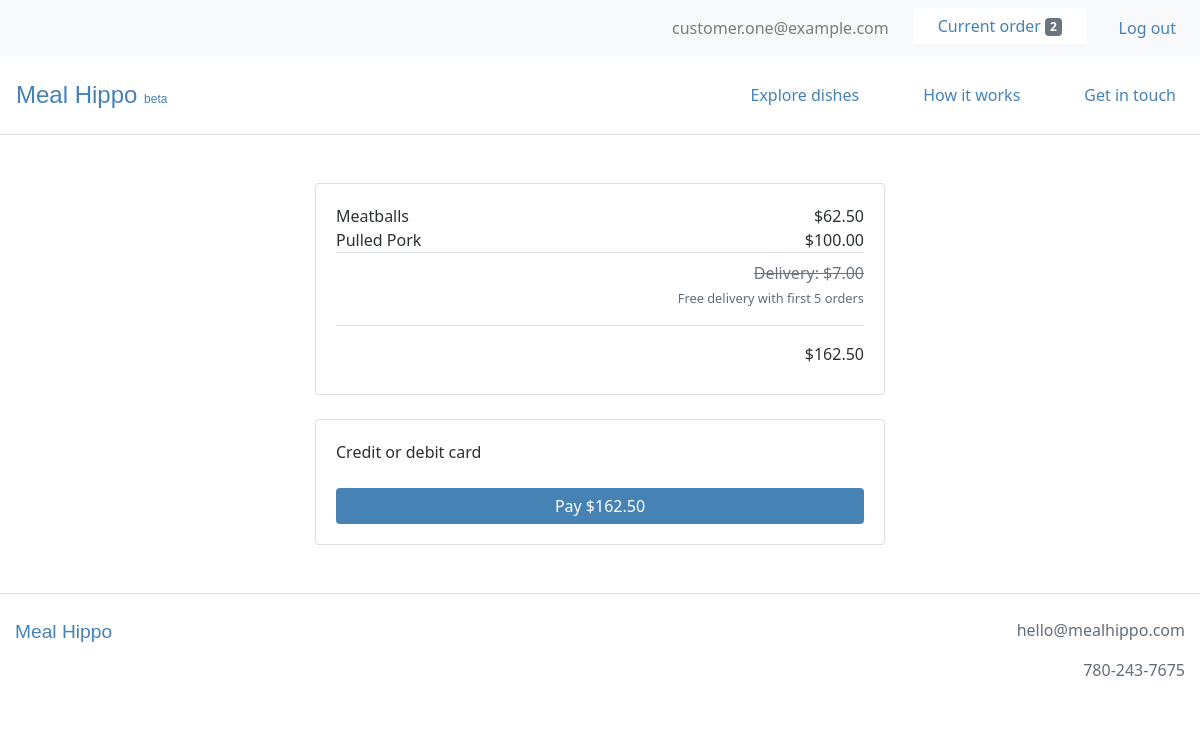
The app's page /order/payment (signed in), older data.
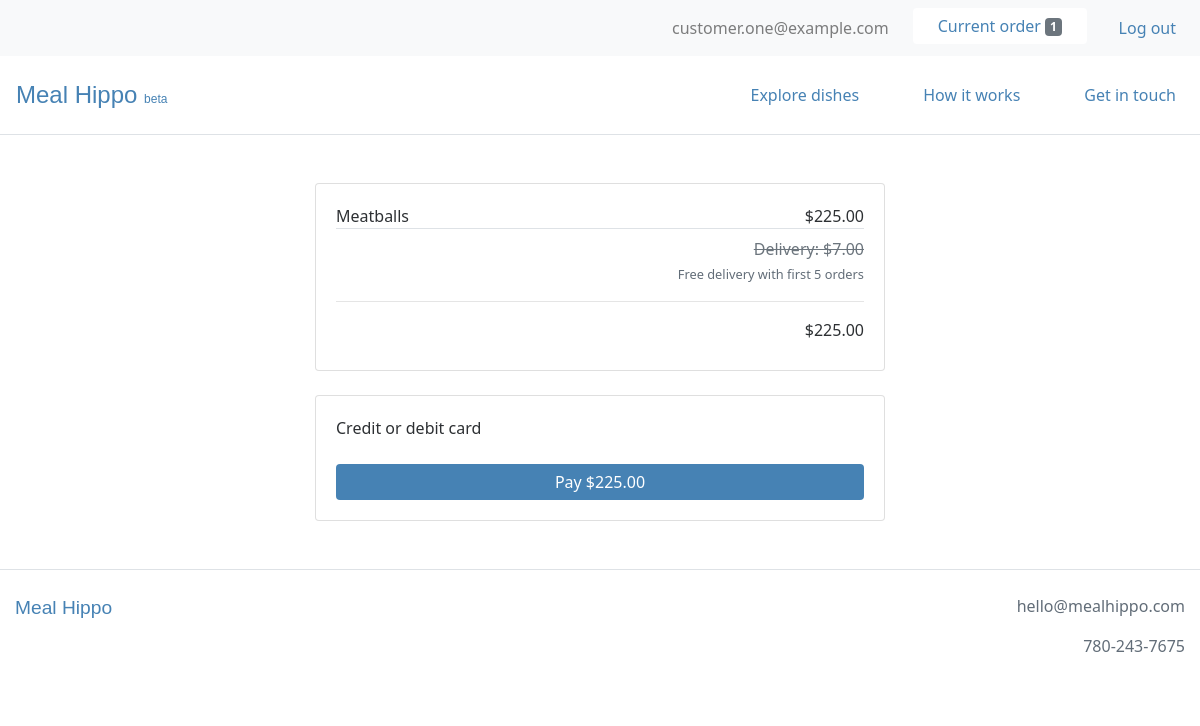
The same page, newer data.
### users/models.py (models this page shows, shortened)
class CustomUser(AbstractBaseUser):
    email = models.EmailField(unique=True)
    is_active = models.BooleanField(default=True)
    is_admin = models.BooleanField(default=False)
    objects = CustomUserManager()
    USERNAME_FIELD = 'email'
    REQUIRED_FIELDS = []

### webplatform/models.py (models this page shows, shortened)
class Order(models.Model):
    user = models.ForeignKey(settings.AUTH_USER_MODEL, on_delete=models.CASCADE)
    items = models.ManyToManyField(OrderItem)
    delivery_date = models.DateField(null=True)
    delivery_time = models.TimeField(null=True)
    is_completed = models.BooleanField(default=False)
    payment = models.ForeignKey(Payment, on_delete=models.SET_NULL, blank=True, null=True)
    created_at = models.DateTimeField(auto_now_add=True)
    modified_at = models.DateTimeField(auto_now=True)
    def get_total_order_price(self):
        total_order_price = 0
        for item in self.items.all():
            total_order_price += item.get_total_item_price()
        return total_order_price

class OrderItem(models.Model):
    user = models.ForeignKey(settings.AUTH_USER_MODEL, on_delete=models.CASCADE)
    item = models.ForeignKey(Item, on_delete=models.CASCADE)
    quantity = models.IntegerField(default=1)
    is_completed = models.BooleanField(default=False)
    def get_total_item_price(self):
        return self.quantity * self.item.price

class Item(models.Model):
    supplier = models.ForeignKey(Supplier, on_delete=models.CASCADE)
    name = models.CharField(max_length=100)
    description = models.TextField()
    price = models.FloatField()
    minimum_portions = models.IntegerField(blank=True, null=True)
    portion_increment = models.IntegerField(blank=True, null=True)
    minimum_lead_time = models.IntegerField(blank=True, null=True)
    is_active = models.BooleanField()
    created_at = models.DateTimeField(auto_now_add=True)
    modified_at = models.DateTimeField(auto_now=True)

### webplatform/views.py (the view, shortened to what this page needs)
# urls.py: path('order/payment', views.OrderPaymentView.as_view(), name='order_payment_view'),
class OrderPaymentView(LoginRequiredMixin, View):
    def get(self, *args, **kwargs):
        order = models.Order.objects.get(user=self.request.user, is_completed=False)
        order_items = order.items.all()
        context = {
            'order': order,
            'order_items': order_items,
        }
        return render(self.request, 'webplatform/order_payment_view.html', context)

### webplatform/templatetags/cart_templatetags.py (called while the page is built)
@register.filter
def cart_item_count(user):
    if user.is_authenticated:
        queryset = models.Order.objects.filter(user=user, is_completed=False)
        if queryset.exists():
            return queryset[0].items.count()
    return 0

### webplatform/templates/webplatform/order_payment_view.html (shortened to what this page needs)
{% extends 'base.html' %}
{% load static %}
{% load crispy_forms_tags %}
{% load humanize %}
{% block content %}
<div class="container-fluid my-5">
  <div class="row">
    <div class="col-lg-6 offset-lg-3 col-md-8 offset-md-2 col-12">
      <div class="card">
        <div class="card-body">
          <div class="container">
            {% for order_item in order_items %}
              <div class="row">
                <div class="col text-left px-0">
                  {{ order_item.item.name }}
                </div>
                <div class="col text-right px-0">
                  ${{ order_item.get_total_item_price|floatformat:2|intcomma }}
                </div>
              </div>
            {% endfor %}
          </div>
          <div class="container">
            <div class="row border-top py-2">
              <div class="col text-right px-0">
								<s class="text-secondary">Delivery: $7.00</s>
                <p><small>Free delivery with first 5 orders</small></p>
                <hr>
                ${{ order.get_total_order_price|floatformat:2|intcomma }}
              </div>
            </div>
          </div>
        </div>
      </div>
      <div class="card mt-4">
        <div class="card-body">
          <form action="" method="post" id="payment-form">
            <div class="mb-3">
            	<label for="card-element">
            		Credit or debit card
            	</label>
            </div>
            <button class="btn btn-primary w-100">Pay ${{ order.get_total_order_price|floatformat:2|intcomma }}</button>
          </form>
        </div>
      </div>
    </div>
  </div>
</div>
{% endblock %}

### templates/base.html (shortened to what this page needs)
{% load static %}
{% load cart_templatetags %}
<!DOCTYPE html>
<html lang="en" dir="ltr">
  <head>
    <link rel="stylesheet" href="https://stackpath.bootstrapcdn.com/bootstrap/4.4.1/css/bootstrap.min.css">
    <link rel="stylesheet" type="text/css" href="{% static 'style.css' %}">
  </head>
  <body>
    {% if user.is_authenticated %}
      <nav class="navbar navbar-expand-md navbar-light bg-light">
          <ul class="navbar-nav ml-md-auto mx-md-0 mx-auto text-md-left text-center">
            <li class="nav-item ml-4">
              <span class="navbar-text">
                {{ request.user.email }}
              </span>
            </li>
            <li class="nav-item ml-4">
              <a href="{% url 'webplatform:order_items_view' %}">
                <button type="button" class="btn btn-light bg-white">
                  Current order <span class="badge badge-secondary">{{ request.user|cart_item_count }}</span>
                </button>
              </a>
            </li>
            <li class="nav-item ml-4">
              <a class="nav-link" href="{% url 'logout' %}">Log out</a>
            </li>
          </ul>
      </nav>
    {% endif %}
    <nav class="navbar navbar-expand-md navbar-light py-3 border-bottom">
      <a class="navbar-brand" href="{% url 'webplatform:home_view' %}">Meal&nbsp;Hippo <small style="font-size: 0.5em;">beta</small></a>
      <div class="collapse navbar-collapse" id="navbarText">
        <ul class="navbar-nav ml-auto">
          <li class="nav-item ml-5">
            <a class="nav-link" href="{% url 'webplatform:order_items_view' %}">Explore dishes</a>
          </li>
          <li class="nav-item ml-5">
            <a class="nav-link" href="{% url 'webplatform:support_view' %}">How it works</a>
          </li>
          <li class="nav-item ml-5">
            <a class="nav-link" href="{% url 'webplatform:contact_view' %}">Get in touch</a>
          </li>
        </ul>
      </div>
    </nav>
    {% block content %}
    {% endblock %}
    <footer>
      <div class="container-fluid text-center py-4 mb-5 border-top">
        <div class="row">
          <div class="col-sm text-sm-left mb-4">
            <span class="logo">
              <a href="{% url 'webplatform:home_view' %}">Meal&nbsp;Hippo</a>
            </span>
          </div>
          <div class="col-sm text-sm-right">
            <p>hello@mealhippo.com</p>
            <p>780-243-7675</p>
          </div>
        </div>
      </div>
    </footer>
  </body>
</html>

Row changes from the older to the newer data that the page shows:
no longer on this page (row edited): OrderItem: item.name "Pulled Pork", get_total_item_price "100.00"
removed Order: get_total_order_price "162.50"
changed CustomUser "customer.one@example.com": user|cart_item_count "2" → "1"
changed OrderItem "Meatballs": get_total_item_price "62.50" → "225.00"
added Order: get_total_order_price "225.00"
